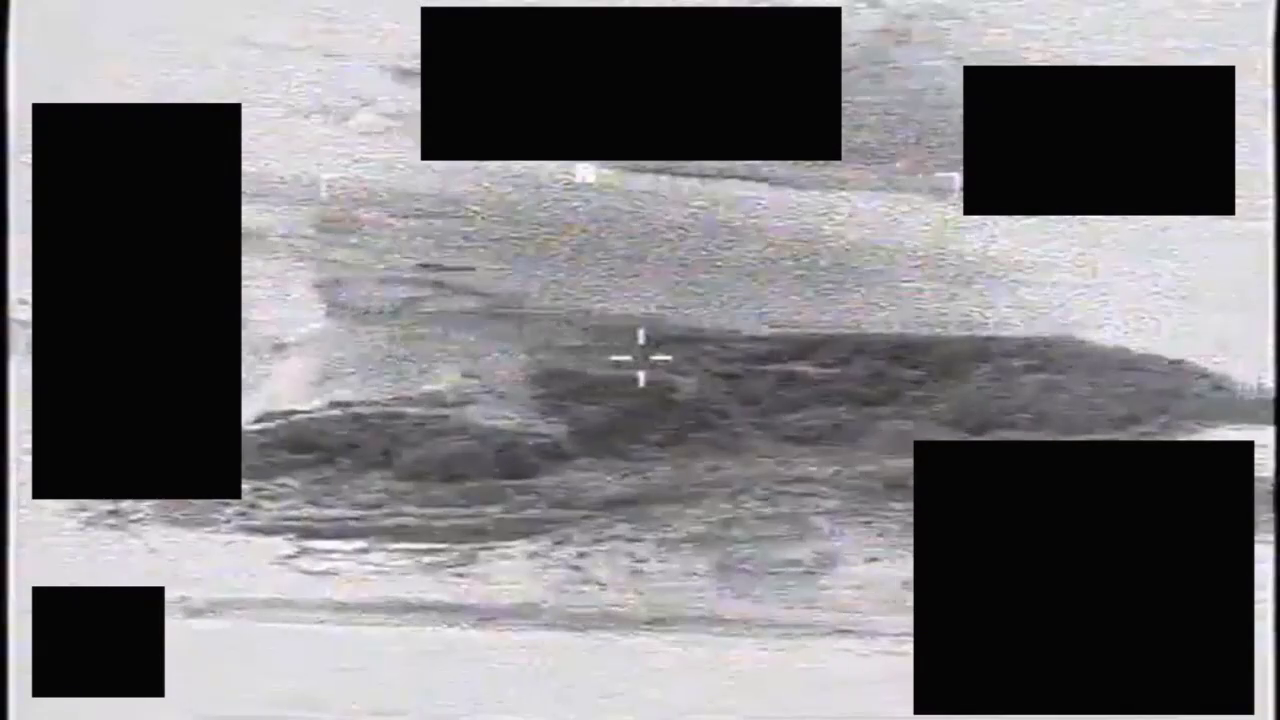
#> input picture camera_movement_analysis/transition_frames/frame_368.png, 1280 x 720 px, found by its file name
$ python check_shift.py
#> lines starting #> are read from the running program, lines starting #| are printed output that depends on the picture
import cv2
import numpy as np

img368 = cv2.imread("/home/egli/.gemini/antigravity/brain/c389e7ca-d9dd-451a-9838-cf1dec287928/scratch/transition_frames/frame_368.png", cv2.IMREAD_GRAYSCALE)
#> img368: shape (720, 1280); min 0, max 255, mean 119.1
img370 = cv2.imread("/home/egli/.gemini/antigravity/brain/c389e7ca-d9dd-451a-9838-cf1dec287928/scratch/transition_frames/frame_370.png", cv2.IMREAD_GRAYSCALE)
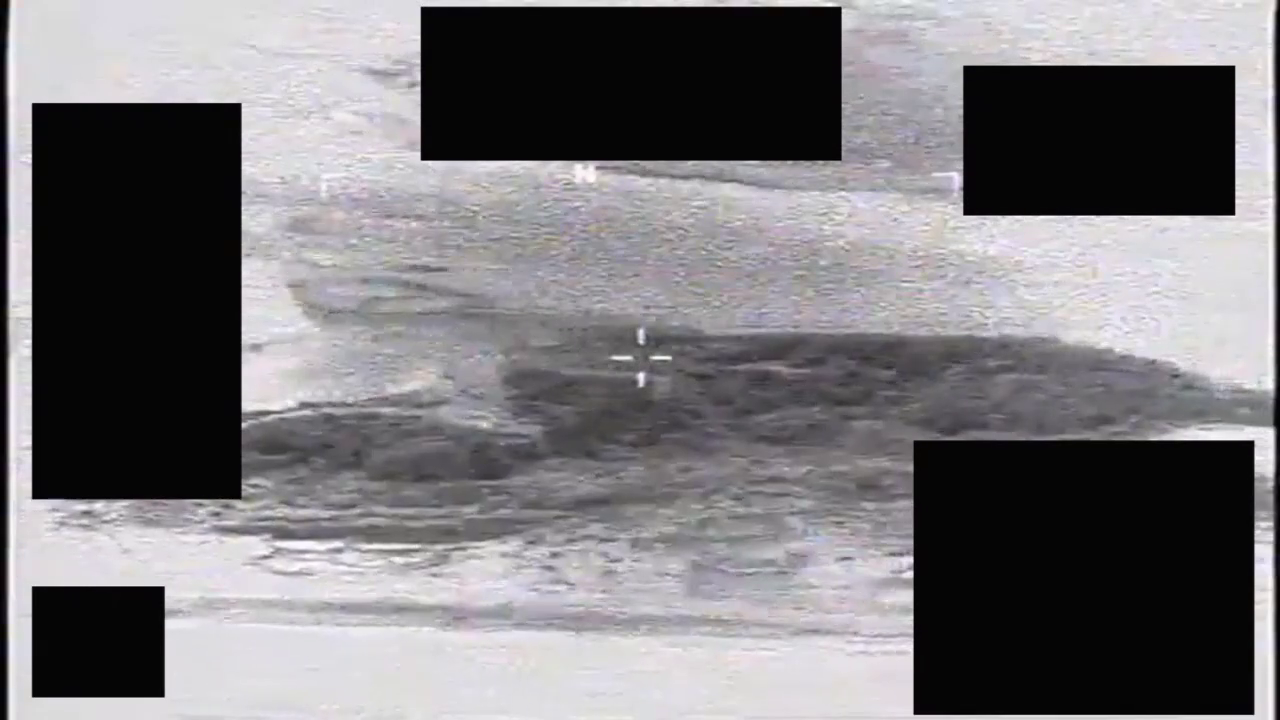
#> input picture camera_movement_analysis/transition_frames/frame_370.png, 1280 x 720 px, found by its file name
#> img370: shape (720, 1280); min 0, max 255, mean 119.4

# Crop a region in the middle that does not have black boxes or HUD
# Let's crop x from 400 to 800, y from 300 to 500
crop368 = img368[300:500, 400:800]
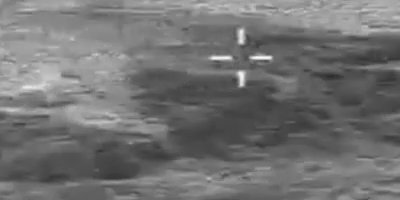
#> crop368: shape (200, 400); min 45, max 248, mean 113.7
crop370 = img370[300:500, 400:800]
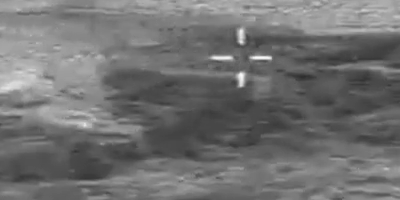
#> crop370: shape (200, 400); min 45, max 249, mean 112.7

# Compute correlation or SSD at different shifts
min_ssd = float('inf')
best_shift = (0, 0)

for dy in range(-25, 26):
    for dx in range(-25, 26):
        # Shift crop368 by (dx, dy) and compare with crop370
        # To avoid boundary issues, we crop a smaller sub-region
        y1, y2 = 50, 150
        x1, x2 = 50, 350

        ref = crop370[y1:y2, x1:x2]
        shifted = crop368[y1+dy:y2+dy, x1+dx:x2+dx]

        ssd = np.sum((ref.astype(np.float32) - shifted.astype(np.float32))**2)
        if ssd < min_ssd:
            min_ssd = ssd
            best_shift = (dx, dy)
#> after the loop, best_shift = (25, 0); min_ssd = 7208189

print(f"Direct pixel search best shift (368 to 370): dx={best_shift[0]}, dy={best_shift[1]} with SSD={min_ssd:.1f}")
#| Direct pixel search best shift (368 to 370): dx=25, dy=0 with SSD=7208189.0

# Also compare SSD at 0 shift vs best shift
ssd_zero = np.sum((crop370[50:150, 50:350].astype(np.float32) - crop368[50:150, 50:350].astype(np.float32))**2)
#> ssd_zero = 12348057
print(f"SSD at zero shift: {ssd_zero:.1f}")
#| SSD at zero shift: 12348057.0
